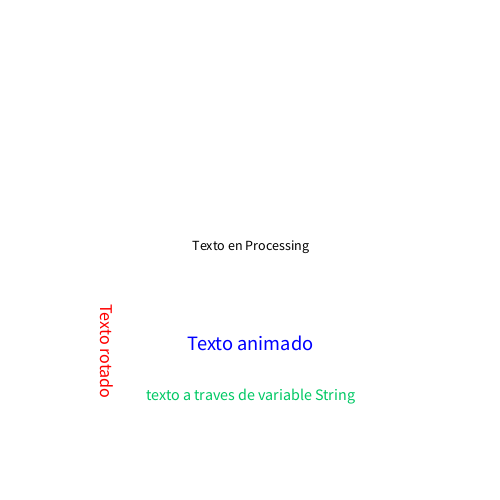
Frame 1 (no input)
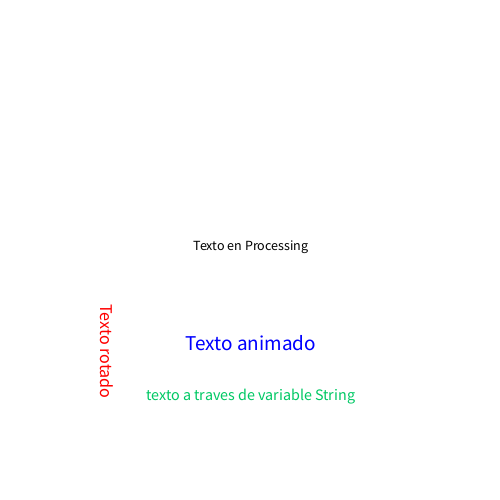
Frame 60 (the mouse pressed at the canvas centre just before this capture)
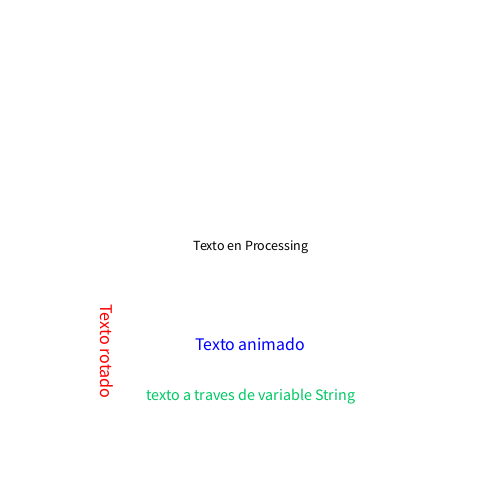
Frame 120 (the mouse held since frame 60 and released just before this capture)

The Processing sketch that drew these frames (run headless with seeded random() and noise(); from frame 60 on, the mouse is pressed at the canvas centre):

// Processing sketch: texto_2
// ── texto_2.pde
void setup() {
  size(500, 500);
}

void draw() {
  background(255);
  
  //Texto basico
  textSize(14);
  fill(0);
  textAlign(CENTER);
  text("Texto en Processing", width/2, height/2);
  
  //texto animado
  fill(0,0,255);
  textSize(20 + sin(frameCount * 0.05) * 8);
  text("Texto animado", width/2, height/2 + 100);
  
  //texto rotado
  pushMatrix();
  translate(100, height/2+100);
  rotate(radians(90));
  textSize(18);
  fill(255,0,0);
  text("Texto rotado", 0,0);
  popMatrix();
  
  //texto a traves de variable
  textSize(16);
  fill(0,200,100);
  String t = "texto a traves de variable String";
  text(t, width/2, height-100);
  
}
